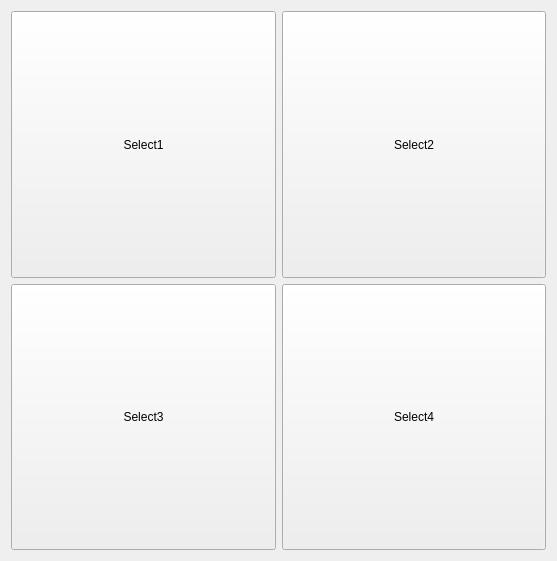
<?xml version="1.0" encoding="UTF-8"?>
<ui version="4.0">
 <class>Form</class>
 <widget class="QWidget" name="Form">
  <property name="geometry">
   <rect>
    <x>0</x>
    <y>0</y>
    <width>557</width>
    <height>561</height>
   </rect>
  </property>
  <property name="windowTitle">
   <string>Form</string>
  </property>
  <layout class="QGridLayout" name="gridLayout">
   <item row="0" column="0">
    <widget class="QPushButton" name="selectButton_1">
     <property name="sizePolicy">
      <sizepolicy hsizetype="MinimumExpanding" vsizetype="MinimumExpanding">
       <horstretch>0</horstretch>
       <verstretch>0</verstretch>
      </sizepolicy>
     </property>
     <property name="text">
      <string>Select1</string>
     </property>
    </widget>
   </item>
   <item row="0" column="1">
    <widget class="QPushButton" name="selectButton_2">
     <property name="sizePolicy">
      <sizepolicy hsizetype="MinimumExpanding" vsizetype="MinimumExpanding">
       <horstretch>0</horstretch>
       <verstretch>0</verstretch>
      </sizepolicy>
     </property>
     <property name="text">
      <string>Select2</string>
     </property>
    </widget>
   </item>
   <item row="1" column="0">
    <widget class="QPushButton" name="selectButton_3">
     <property name="sizePolicy">
      <sizepolicy hsizetype="MinimumExpanding" vsizetype="MinimumExpanding">
       <horstretch>0</horstretch>
       <verstretch>0</verstretch>
      </sizepolicy>
     </property>
     <property name="text">
      <string>Select3</string>
     </property>
    </widget>
   </item>
   <item row="1" column="1">
    <widget class="QPushButton" name="selectButton_4">
     <property name="sizePolicy">
      <sizepolicy hsizetype="MinimumExpanding" vsizetype="MinimumExpanding">
       <horstretch>0</horstretch>
       <verstretch>0</verstretch>
      </sizepolicy>
     </property>
     <property name="text">
      <string>Select4</string>
     </property>
    </widget>
   </item>
  </layout>
 </widget>
 <resources/>
 <connections/>
</ui>
